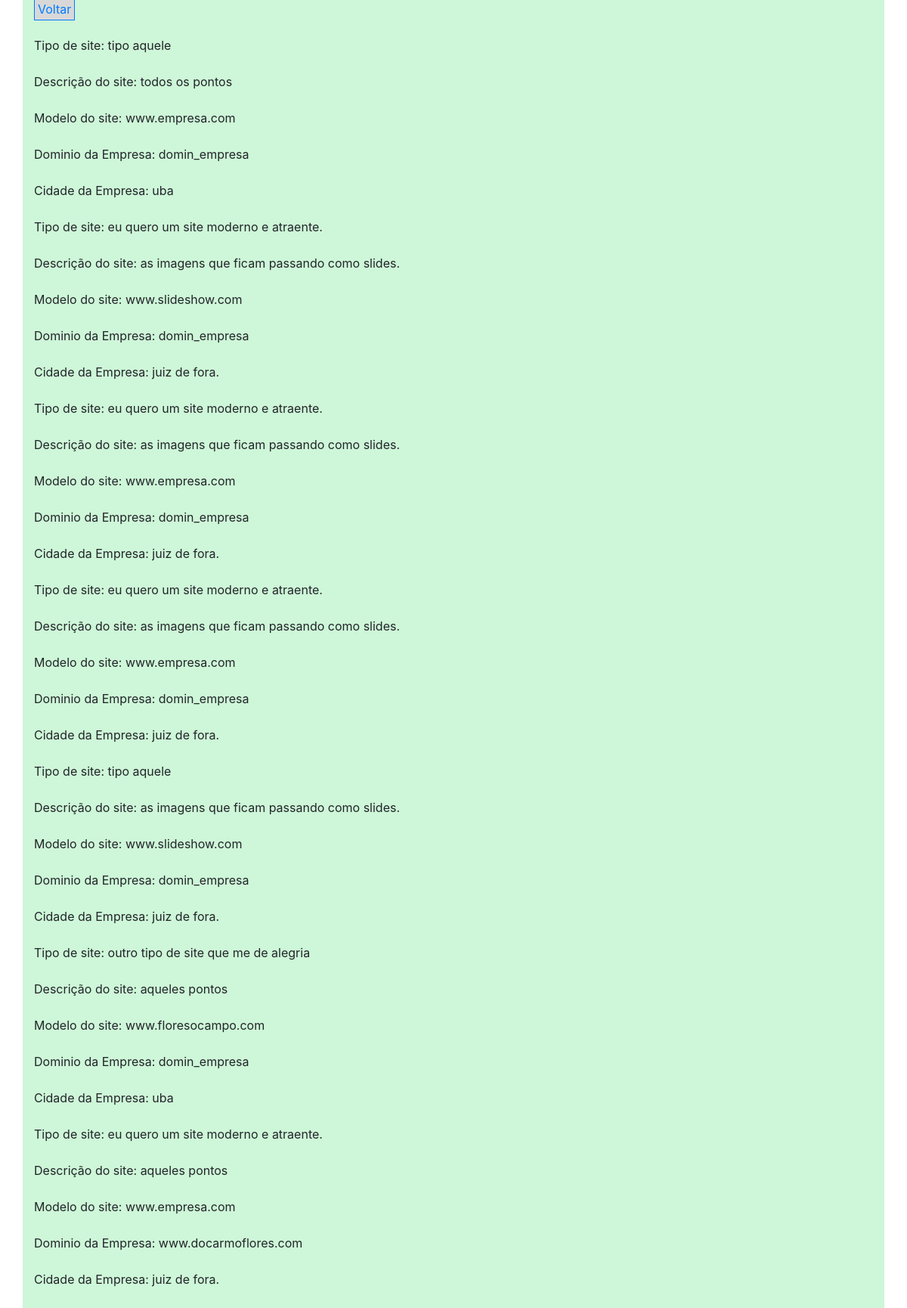
/msg.php, run on the app's committed database.
### tables this page shows
CREATE TABLE IF NOT EXISTS `orcamento` (
  `id` int(11) NOT NULL AUTO_INCREMENT,
  `idcliente` int(8) NOT NULL,
  `tipo_site` varchar(50) NOT NULL,
  `desc_site` text NOT NULL,
  `mod_site` varchar(150) NOT NULL,
  `domin_empresa` varchar(150) NOT NULL,
  `cidade_empresa` varchar(50) NOT NULL,
  PRIMARY KEY (`id`)
);

### msg.php (the view, shortened to what this page needs)
<link rel="stylesheet" href="https://stackpath.bootstrapcdn.com/bootstrap/4.3.1/css/bootstrap.min.css">
<div class="container">
	<div class="col-sn">
		<a href="lista_usuarios.php">Voltar</a><br/><br/>
		<?php
		require 'config.php';
		$idCliente = $_GET['id'];
				$sql = "SELECT * FROM orcamento WHERE idcliente = '$idCliente'";
				$sql = $pdo->query($sql);
				if($sql->rowCount() > 0){
					foreach ($sql->fetchall() as $pedido) {
						echo "Tipo de site: ".$pedido['tipo_site']."<br/><br/>";
						echo "Descrição do site: ".$pedido['desc_site']."<br/><br/>";
						echo "Modelo do site: " .$pedido['mod_site']."<br/><br/>";
						echo "Dominio da Empresa: ".$pedido['domin_empresa']."<br/><br/>";
						echo "Cidade da Empresa: ".utf8_encode($pedido['cidade_empresa'])."<br/><br/>";
					}
				}
		?>
	</div>
</div>

### msg.php (style rules this page uses)
.container { background-color:#CEF6D8; text-align: justify; padding-bottom: 10%; }
a { border: 1px solid; padding: 4px; background-color: #D8D8D8; }

### data on the page
orcamento: tipo_site "tipo aquele", desc_site "todos os pontos", mod_site "www.empresa.com", domin_empresa "domin_empresa", cidade_empresa "uba"
orcamento: tipo_site "eu quero um site moderno e atraente.", desc_site "as imagens que ficam passando como slides.", mod_site "www.slideshow.com", domin_empresa "domin_empresa", cidade_empresa "juiz de fora."
orcamento: tipo_site "eu quero um site moderno e atraente.", desc_site "as imagens que ficam passando como slides.", mod_site "www.empresa.com", domin_empresa "domin_empresa", cidade_empresa "juiz de fora."
orcamento: tipo_site "eu quero um site moderno e atraente.", desc_site "as imagens que ficam passando como slides.", mod_site "www.empresa.com", domin_empresa "domin_empresa", cidade_empresa "juiz de fora."
orcamento: tipo_site "tipo aquele", desc_site "as imagens que ficam passando como slides.", mod_site "www.slideshow.com", domin_empresa "domin_empresa", cidade_empresa "juiz de fora."
orcamento: tipo_site "outro tipo de site que me de alegria", desc_site "aqueles pontos", mod_site "www.floresocampo.com", domin_empresa "domin_empresa", cidade_empresa "uba"
orcamento: tipo_site "eu quero um site moderno e atraente.", desc_site "aqueles pontos", mod_site "www.empresa.com", domin_empresa "www.docarmoflores.com", cidade_empresa "juiz de fora."
